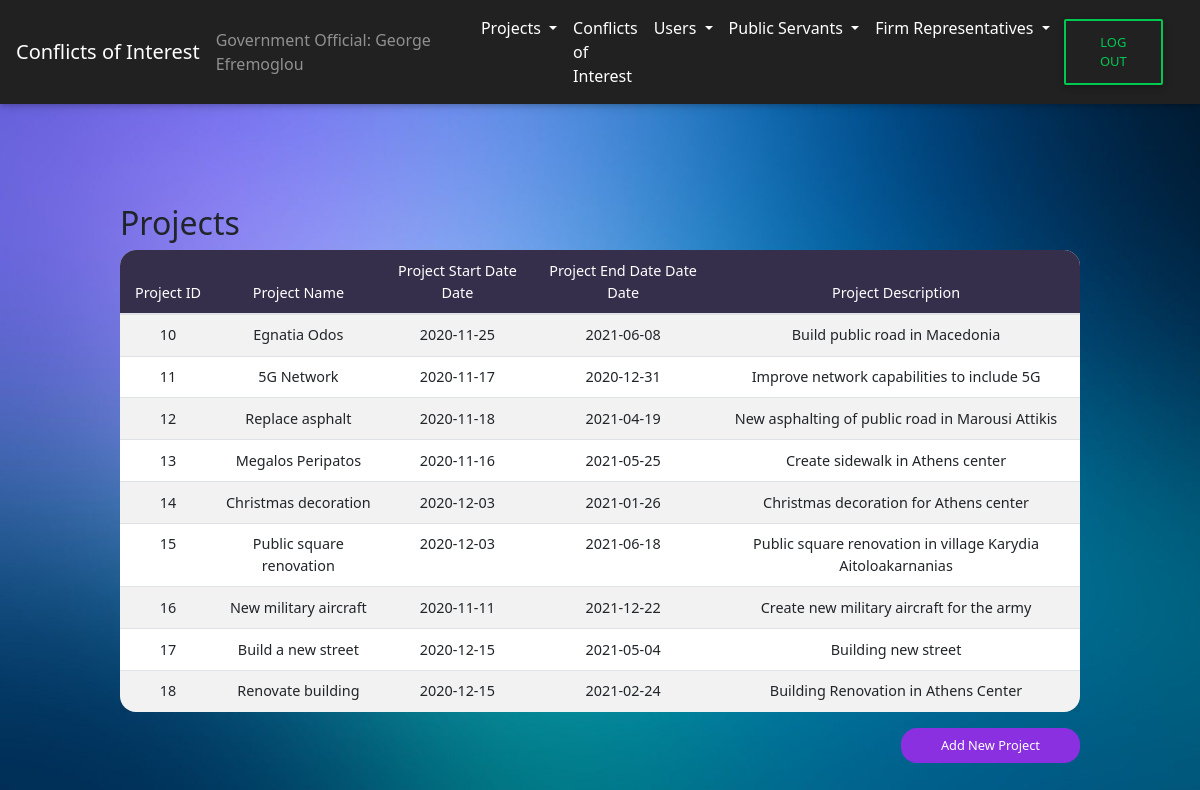
The page /CoI/projects_GO.php (signed in) on the database as committed earlier.
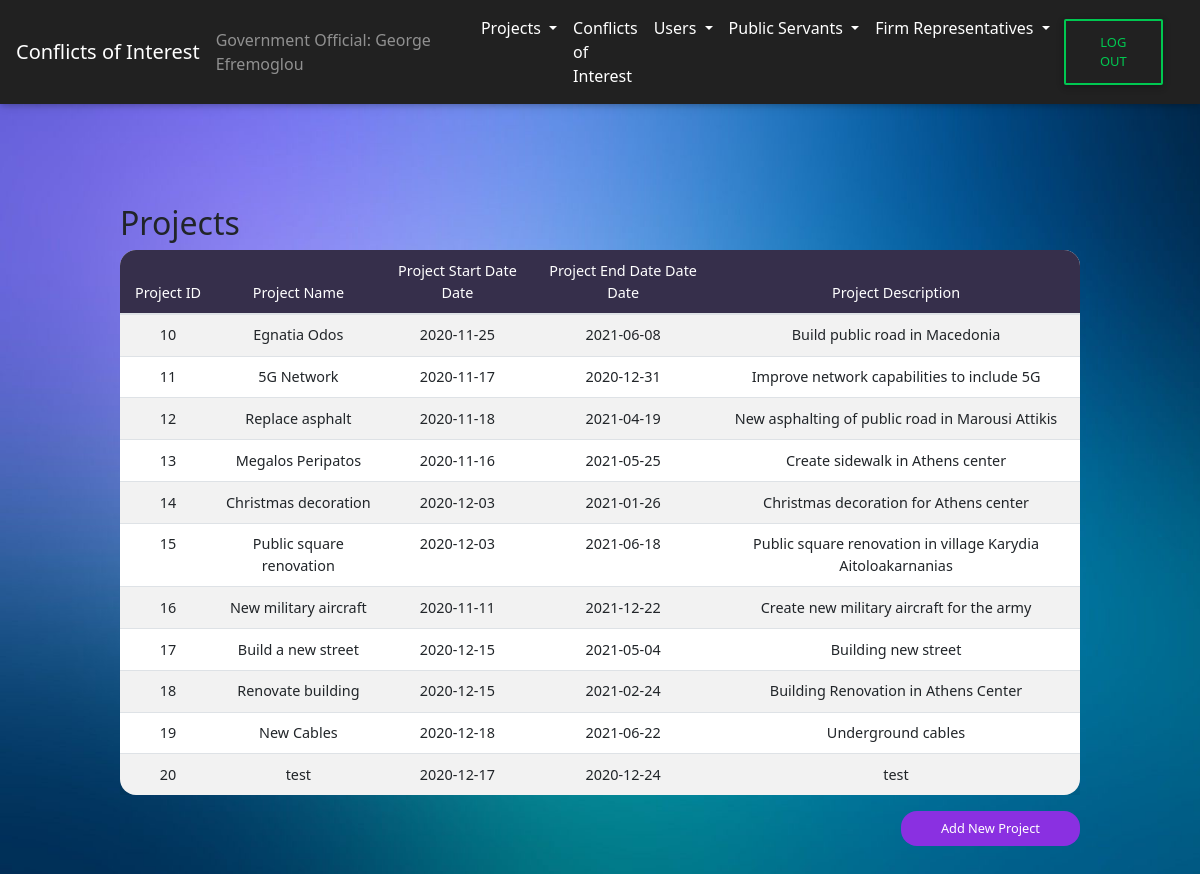
The same page on the database as committed later.
### tables this page shows
CREATE TABLE `projects` (
  `project_id` int(12) NOT NULL,
  `project_name` varchar(255) NOT NULL,
  `project_start_date` date NOT NULL,
  `project_end_date` date NOT NULL,
  `project_desc` varchar(1000) NOT NULL CHECK (`project_start_date` < `project_end_date` and `project_start_date` > '2019-01-01')
);

### CoI/projects_GO.php (the view, shortened to what this page needs)
<?php
include('header.php');
include('navbar_GO.php');
?>
<div id="View All Projects" class="tabcontent" id="defaultOpen">
    <div class="wrapper-table">
        <div class="page-header clearfix">
            <h2 class="pull-left">Projects</h2>
        </div>
        <?php
        $sql = "SELECT * FROM projects";
        if ($result = mysqli_query($conn, $sql)) {
            if (mysqli_num_rows($result) > 0) {
                echo  "<table id='projects' class='table table-striped table-sm project-table' cellspacing='0' width='100%'>";
                echo "<thead>";
                echo "<tr>";
                echo "<th class='th-sm' id ='th-first' >Project ID</th>";
                echo "<th class='th-sm'>Project Name</th>";
                echo "<th class='th-sm'>Project Start Date Date</th>";
                echo "<th class='th-sm'>Project End Date Date Date</th>";
                echo "<th class='th-sm' id='th-last'>Project Description</th>";
                echo "</tr>";
                echo "</thead>";
                echo "<tbody>";
                while ($row = mysqli_fetch_array($result)) {
                    echo "<tr>";
                    echo "<td>" . $row['project_id'] . "</td>";
                    echo "<td>" . $row['project_name'] . "</td>";
                    echo "<td>" . $row['project_start_date'] . "</td>";
                    echo "<td>" . $row['project_end_date'] . "</td>";
                    echo "<td>" . $row['project_desc'] . "</td>";
                    echo "</tr>";
                }
                echo "</table>";
            } else {
                echo "<p class='lead'><em>No records were found.</em></p>";
            }
        } else {
            echo "ERROR: Could not able to execute $sql. " . mysqli_error($conn);
        }
        echo "<a href='create_project.php' class='submit-button'>Add New Project</a>";
        ?>
    </div>
</div>
<?php include('footer.php') ?>
</body>
</html>

Rows that differ between the two databases and show on the page:
added projects: project_id "19", project_name "New Cables", project_start_date "2020-12-18", project_end_date "2021-06-22", project_desc "Underground cables"
added projects: project_id "20", project_name "test", project_start_date "2020-12-17", project_end_date "2020-12-24", project_desc "test"
